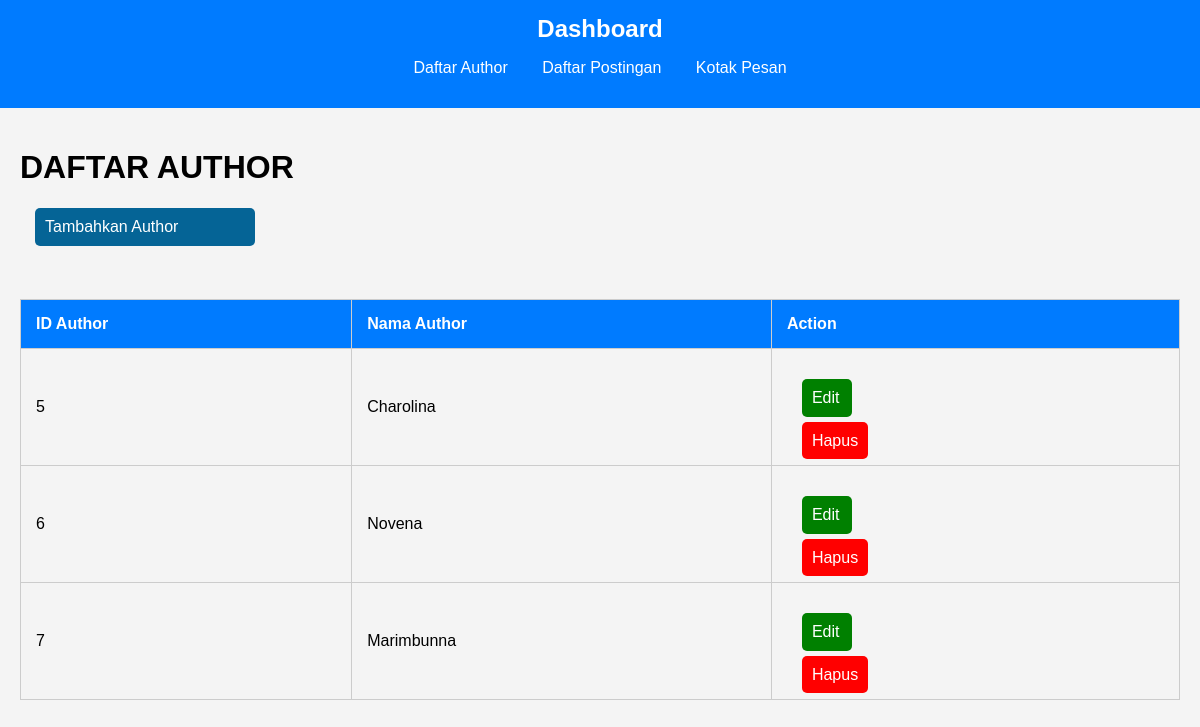
Page /dashboard/author.php on the committed database.
### tables this page shows
CREATE TABLE `author` (
  `ID_AUTHOR` int(11) NOT NULL,
  `NAMA_AUTHOR` varchar(100) NOT NULL
);

### lib/author.php (the view, shortened to what this page needs)
<?php
include 'koneksi.php';
$sql = "SELECT * FROM author";
$result = $conn->query($sql);
if ($result->num_rows > 0) {
    while($row = $result->fetch_assoc()) {
        echo "<tr>";
        echo "<td>" . $row['ID_AUTHOR'] . "</td>";
        echo "<td>" . $row['NAMA_AUTHOR'] . "</td>";
        echo '<td>
                <a href="edit_author.php?id=' . $row['ID_AUTHOR'] . '" class="btn-edit">Edit</a>
                <a href="delete_author.php?id=' . $row['ID_AUTHOR'] . '" class="btn-delete">Hapus</a>
              </td>';
        echo "</tr>";
    }
} else {
    echo "<tr><td colspan='3'>Tidak ada data</td></tr>";
}
?>

### dashboard/style.css (style rules this page uses)
body { font-family: Arial, sans-serif; margin: 0; padding: 0; background-color: #f4f4f4; }
th, td { padding: 15px; border: 1px solid #ccc; text-align: left; }
.btn-edit { background-color: green; color: white; text-decoration: none; padding: 10px; border-radius: 5px; width: 30px; display: flex; margin: 15px; }
.btn-delete { background-color: red; color: white; text-decoration: none; padding: 10px; border-radius: 5px; margin: 15px; }

### rows in the picture
author: ID_AUTHOR "5", NAMA_AUTHOR "Charolina"
author: ID_AUTHOR "6", NAMA_AUTHOR "Novena"
author: ID_AUTHOR "7", NAMA_AUTHOR "Marimbunna"
